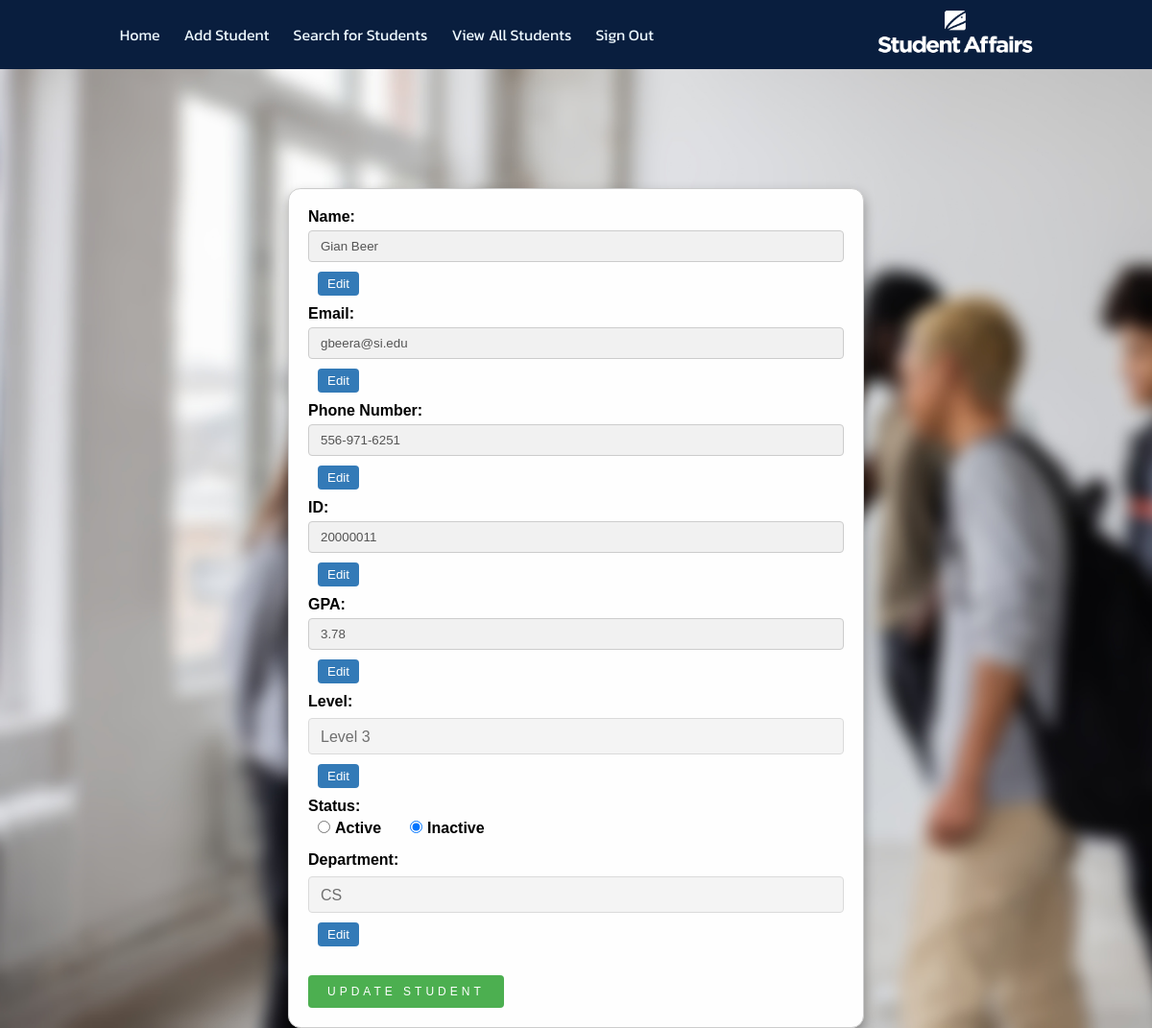
Page /update/20000011/ (signed in) on the committed database.
### pages/models.py (models this page shows)
class Student(models.Model):
    name = models.CharField(max_length=255)
    email = models.EmailField()
    phone_number = models.CharField(max_length=20)
    student_id = models.PositiveIntegerField(primary_key=True)
    gpa = models.DecimalField(max_digits=3, decimal_places=2)
    level = models.PositiveSmallIntegerField()
    status = models.BooleanField()
    DEPARTMENT_CHOICES = (
        ('CS', 'Computer Science'),
        ('IS', 'Information System'),
        ('IT', 'Information Technology'),
        ('AI', 'Aritificial Inteligence'),
        ('DS', 'Descision Support'),
    )
    department = models.CharField(
        max_length=10, choices=DEPARTMENT_CHOICES, null=True)
    birthday = models.DateField()
    GENDER_CHOICES = (
        ('male', 'Male'),
        ('female', 'Female'),
    )
    gender = models.CharField(max_length=10, choices=GENDER_CHOICES)

### pages/views.py (the view, shortened to what this page needs)
# urls.py: path('update/<int:pk>/', views.update, name='update_student'),
@login_required(login_url='SignIn')
def update(request, pk):
    student = Student.objects.get(pk=pk)
    return render(request, "pages/update_student.html", {"student": student, "levels": list(range(1, 5)), "departments": ["CS", "IS", "IT", "SW"]})

### SA_Project/email_auth_backend.py (called while the page is built)
    def get_user(self, user_id):
        UserModel = get_user_model()
        try:
            return UserModel.objects.get(pk=user_id)
        except UserModel.DoesNotExist:
            return None

### pages/templates/pages/update_student.html (shortened to what this page needs)
{% load static %}
<!DOCTYPE html>
<html lang="en">
<head>
  <link rel="stylesheet" href="{% static 'css/common.css' %}" />
  <link rel="stylesheet" href="{% static 'css/Add_student.css' %}" />
  <link rel="stylesheet" href="{% static 'css/updatestudent.css' %}" />
</head>
<body>
  <header>
    <nav>
      <ul>
        <li><a href="{% url 'main' %}">Home</a></li>
        <li>
          <a href="{% url 'add_student' %}">Add Student</a>
        </li>
        <li><a href="{% url 'search_student' %}">Search for Students</a></li>
        <li><a href="{% url 'show_students' %}">View All Students</a></li>
        <li><a href="{% url 'sign_out' %}">Sign Out</a></li>
      </ul>
      <a href="{% url 'main' %}">
        <img src="{% static 'images/logo.png' %}" alt="Student Affairs" width="180px" height="46" />
      </a>
    </nav>
  </header>
  <br />
  <br />
  <br />
  <br />
  <div class="formcontainer">
    <form method="POST" action="">
      <div class="form-group">
        <label for="name">Name:</label>
        <input type="text" id="name" name="name" value="{{ student.name }}" disabled />
        <button type="button" class="btn-edit">Edit</button>
      </div>
      <div class="form-group">
        <label for="Email">Email:</label>
        <input type="text" id="Email" name="email" value="{{ student.email }}" disabled />
        <button type="button" class="btn-edit">Edit</button>
      </div>
      <div class="form-group">
        <label for="phone">Phone Number:</label>
        <input type="text" id="phone" name="phonenumber" value="{{ student.phone_number }}" disabled />
        <button type="button" class="btn-edit">Edit</button>
      </div>
      <div class="form-group">
        <label for="id">ID:</label>
        <input type="text" id="id" name="student_id" value="{{ student.student_id }}" disabled />
        <button type="button" class="btn-edit">Edit</button>
      </div>
      <div class="form-group">
        <label for="gpa">GPA:</label>
        <input type="text" id="gpa" name="gpa" value="{{ student.gpa }}" disabled />
        <button type="button" class="btn-edit">Edit</button>
      </div>
      <div class="form-group">
        <label for="levels">Level:</label>
        <select name="level" id="levels" disabled>
          {% for level in levels %}
          {% if student.level == level %}
          <option value="{{ level }}" selected>Level {{ level }}</option>
          {% else %}
          <option value="{{ level }}">Level {{ level }}</option>
          {% endif %}
          {% endfor %}
        </select>
        <button type="button" class="btn-edit">Edit</button>
      </div>
      <div class="form-group">
        <label for="status">Status:</label>
        <div class="radio-group">
          {% if student.status %}
          <label><input type="radio" name="status" value="active" checked />Active</label>
          <label><input type="radio" name="status" value="inactive" />Inactive</label>
          {% else %}
          <label><input type="radio" name="status" value="active" />Active</label>
          <label><input type="radio" name="status" value="inactive" checked />Inactive</label>
          {% endif %}
        </div>
      </div>
      {%if student.level == 3%}
      <div class="form-group">
        <label for="department">Department:</label>
        <select name="department" id="department" disabled>
          {% for department in departments %}
          {% if student.department == department %}
          <option value="{{ department }}" selected>{{ department }}</option>
          {% else %}
          <option value="{{ department }}">{{ department }}</option>
          {% endif %}
          {% endfor %}
        </select>
        <button type="button" class="btn-edit">Edit</button>
      </div>
      {%endif%}
      <input type="submit" value="Update Student" />
    </form>
  </div>
</body>
</html>

### pages/static/css/common.css (style rules this page uses)
:root { --primary: #06a3da; --secondary: #34ad54; --light: #eef9ff; --dark: #091e3e; --grey: rgb(244, 252, 255); --darkGrey: rgb(220, 220, 220); --shadow: rgb(150 150 150); --shadowLight: rgb(200, 200, 200); --section-padding: 100px; }
html { scroll-behavior: smooth; }
* { -webkit-box-sizing: border-box; -moz-box-sizing: border-box; box-sizing: border-box; padding: 0; margin: 0; }
body { font-family: "Kanit", sans-serif; background-color: var(--light); }
a { text-decoration: none; color: inherit; }
header nav { position: fixed; top: 0; left: 0; margin: auto; z-index: 2; width: 100%; background-color: var(--dark); color: var(--light); padding: 10px; display: flex; justify-content: space-around; min-height: 52px; align-items: center; }
header nav ul { list-style: none; margin: 0; padding: 0; display: flex; }
nav ul li { padding: 10px; margin-right: 5px; color: var(--light); transition: 0.5s; cursor: pointer; }

### pages/static/css/Add_student.css (style rules this page uses)
form { width: 80%; max-width: 600px; margin: 0 auto; padding: 20px; border: 1px solid #ccc; border-radius: 5px; font-family: Arial, sans-serif; background-color: #fefefe; backdrop-filter: blur(7px); box-shadow: 0 .4rem .8rem #0005; border-radius: .8rem; justify-content: center; overflow: hidden; }
label { display: block; font-weight: bold; margin-bottom: 10px; }
input[type="tex"], select, input[type="date"] { width: 100%; padding: 12px 20px; margin: 8px 0; box-sizing: border-box; border: none; border-radius: 4px; font-size: 16px; background-color: #fefefe; }
input[type="radio"] { margin-right: 10px; }
input[type="submit"] { position: relative; display: inline-block; padding: 10px 20px; background-color: #091e3e; color: #ffffff; border-radius: 7px; font-size: 12px; text-decoration: none; text-transform: uppercase; overflow: hidden; transition: .5s; margin-top: 0px; border: none; letter-spacing: 4px }
select { appearance: none; -moz-appearance: none; -webkit-appearance: none; -ms-appearance: none; background-color: transparent; background: url('./svg/common/arrow-down-new.svg') right transparent; color: #333; font-size: 16px; padding: 10px 10px 10px 0; position: relative; display: block; width: 300px; border: none; border-bottom: 1px solid #000000; border-radius: 0; }

### pages/static/css/updatestudent.css (style rules this page uses)
header { position: relative; top: 0; left: 0; width: 100%; z-index: 1; }
.formcontainer { margin-top: 100px; margin-bottom: 100px; }
form { width: 80%; margin: 0 auto; font-family: Arial, sans-serif; }
.form-group { margin-bottom: 10px; }
label { display: block; margin-bottom: 5px; font-weight: bold; }
input[type="text"], select { width: 100%; padding: 8px 12px; margin-bottom: 10px; border: 1px solid #ccc; border-radius: 4px; box-sizing: border-box; }
select { height: 38px; }
.radio-group { display: flex; flex-direction: row; }
.radio-group label { margin-right: 20px; }
input[type="submit"] { background-color: #4CAF50; color: #fff; border: none; border-radius: 4px; cursor: pointer; padding: 10px 20px; margin-top: 20px; }
.btn-edit { background-color: #337ab7; color: #fff; border: none; border-radius: 4px; cursor: pointer; padding: 5px 10px; margin-left: 10px; }
input[disabled], select[disabled] { background-color: #f1f1f1; cursor: not-allowed; }
input[type="radio"] { margin-right: 5px; margin-left: 10px; }

### rows in the picture
Student: name "Gian Beer", email "gbeera@si.edu", phonenumber "556-971-6251", student_id "20000011", gpa "3.78", level "Level 3", department "CS"
